Frame 1 (no input): blank canvas, image omitted
Frame 60 (no input): blank canvas, image omitted
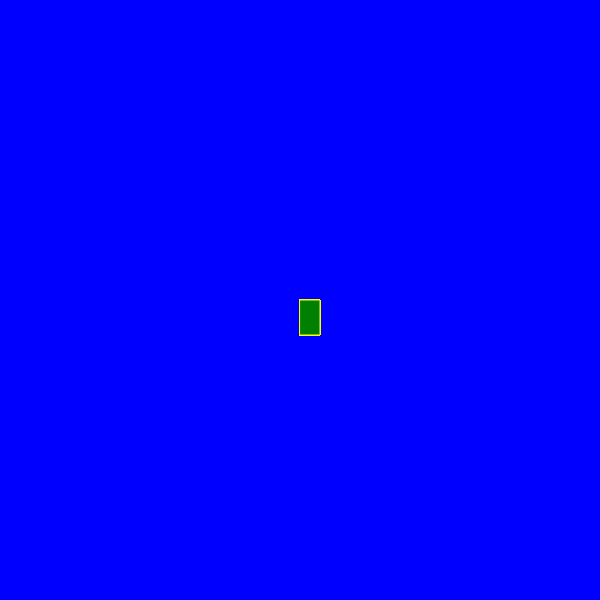
Frame 120 (the mouse pressed at the canvas centre since frame 60)

The p5.js sketch whose frames 1 and 60 were blank and that drew this single picture after the mouse press (run headless with seeded random() and noise() and a simulated clock; from frame 60 on, the mouse is pressed at the canvas centre):

// p5.js sketch
// ── sketch.js
function setup() {
    createCanvas(600, 600);
  background("blue");
  }
  
  function draw() {
    stroke("yellow");
    fill("green");
    
    if(mouseIsPressed){
      rect(mouseX, mouseY, 20, 35);
    }
    
  }
